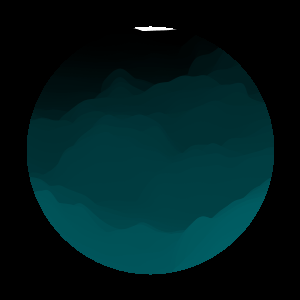
Frame 1 (no input)
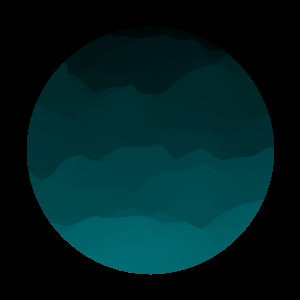
Frame 60 (the mouse pressed at the canvas centre just before this capture)
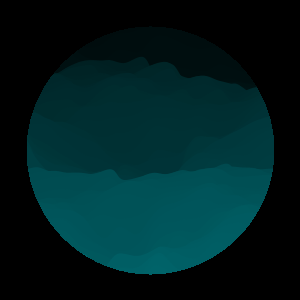
Frame 120 (the mouse held since frame 60 and released just before this capture)

The Processing sketch that drew these frames (run headless with seeded random() and noise(); from frame 60 on, the mouse is pressed at the canvas centre):

// Processing sketch: processing_178041
// ── processing_178041.pde

PGraphics mask;
int WHITE = color(255);
int BLACK = color(0);
float div = 100;
float r = 30;
float n;
float widthDiv,heightDiv;


void setup() {
  size(300, 300);
  noStroke();
  colorMode(HSB);
  background(WHITE);
  n =random(100);
  widthDiv = width / div;
  heightDiv = height / div;
  drawDemoMask();
}

void draw() {
  for (int i=-4; i<(div) + 8; i++) {
    fill(130,300,120 * ( i*(1/div)) );
    beginShape();
    vertex(-2*widthDiv, ((div*r*2) + i*heightDiv));
    vertex(-2*widthDiv, (i*heightDiv));
     
    for (int j=-2; j<(div) + 6; j++) {
             
      float theta = map( noise(n,i*0.1,j*0.02), 0,1, 0,TWO_PI);
      float x = (cos(theta)* r) + (j*widthDiv) ;
      float y = (sin(theta)* r)*1.5 + (i*heightDiv);
       
      curveVertex(x,y);
       
    }
     
    vertex((div+6)*widthDiv, (i*heightDiv));
    vertex((div+6)*widthDiv, ((div*r*2) + i*heightDiv));
     
    endShape(CLOSE);
  }
  n += 0.03;
  maskPixels();
}

void drawDemoMask() {
  mask = createGraphics(width, height);
  mask.beginDraw();
  mask.background(0);
  mask.ellipse(width/2, height/2, 250, 250);
  mask.endDraw();
  mask.loadPixels();
}

void maskPixels() {
  loadPixels();
  for (int i=0; i < mask.pixels.length; ++i) {
    int maskPixel = mask.pixels[i];
    if (maskPixel != WHITE) {
      pixels[i] = BLACK;
    }
  }
  updatePixels();
}
